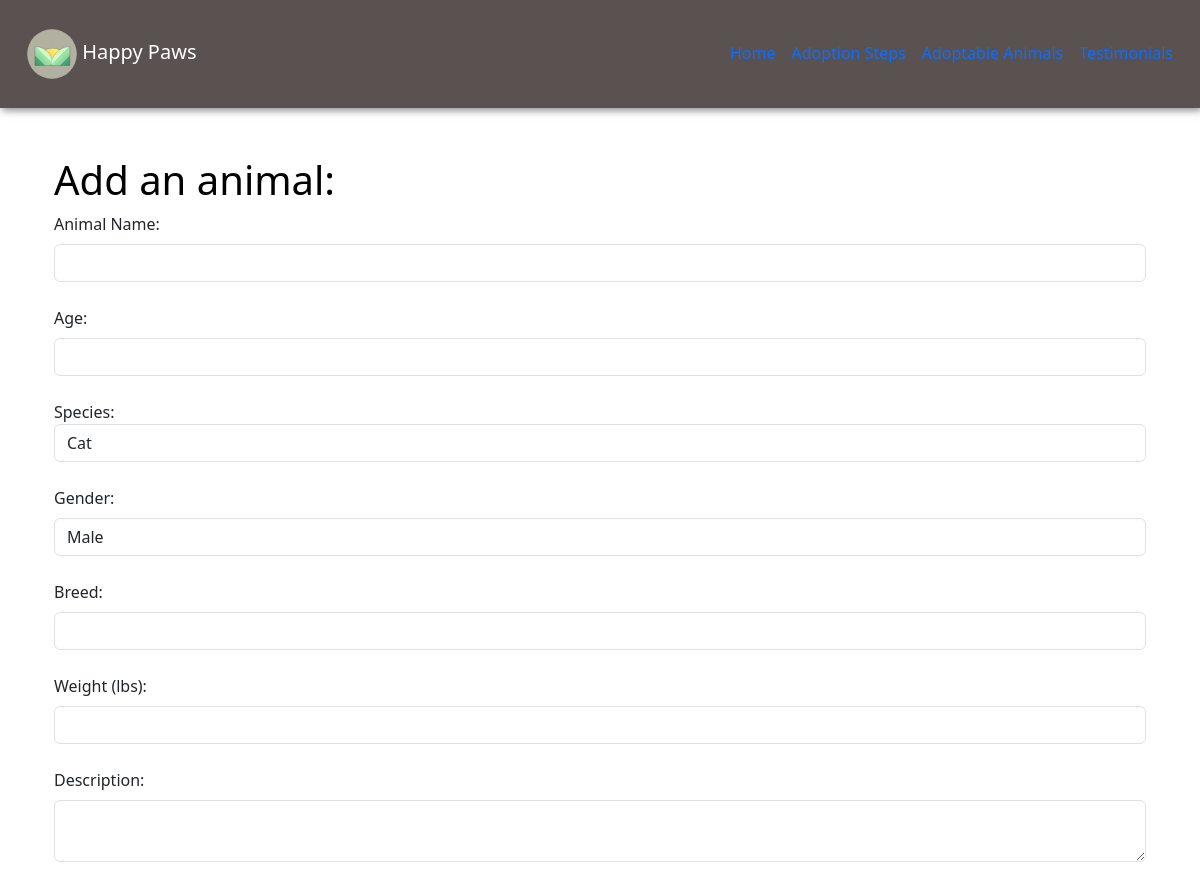
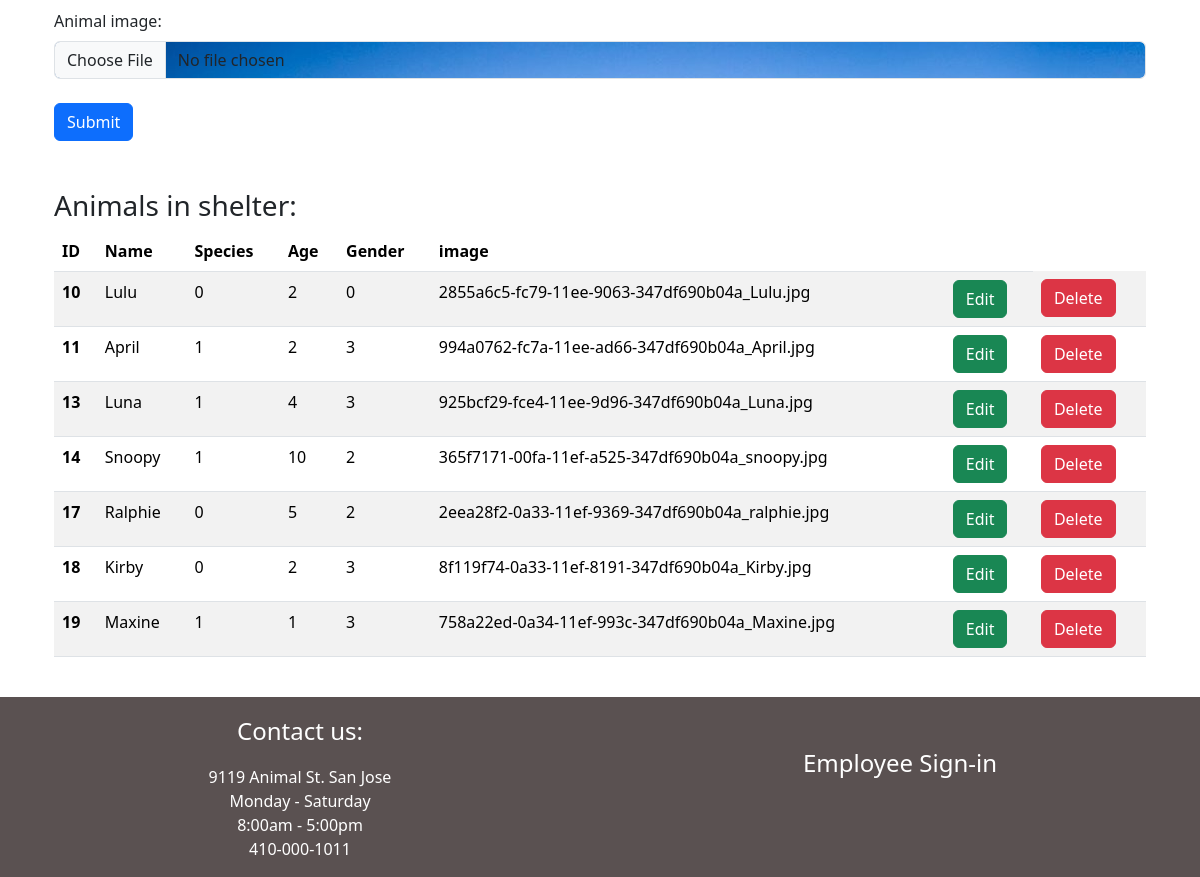
Screenshot of /Animals/Add_Animal with the database file from the repository (2 pictures, top to bottom).
### app.py (models this page shows, shortened)
class Animal(db.Model):
    __tablename__ = 'animals'
    id = db.Column(db.Integer, primary_key=True)
    name = db.Column(db.String(5), nullable=False)
    age = db.Column(db.Integer, nullable=True)
    species = db.Column(db.Integer, nullable=False)
    gender = db.Column(db.Integer, nullable=False)
    breed = db.Column(db.String(150), nullable=True)
    weight = db.Column(db.Numeric, nullable=True)
    description = db.Column(db.Text, nullable=True)
    image_path = db.Column(db.String(), nullable=True)
    date_added = db.Column(db.DateTime, default=datetime.utcnow)

### app.py (the view, shortened to what this page needs)
@app.route('/Animals/Add_Animal', methods=['GET', 'POST'])
def add_animal():
    name = None
    form = animalForm()
    all_animals = Animal.query.order_by(Animal.id)
    return render_template('add_animal.html',
        form = form,
        all_animals=all_animals)

### app.py
class animalForm(FlaskForm):
    name = StringField("Animal Name: ", validators=[DataRequired()])
    age = IntegerField("Age: ", validators=[DataRequired(), NumberRange(min=0, message = "Input must be greater than 0.")])
    species = SelectField(u"Species: ",  choices=[(0, 'Cat'),(1, 'Dog')], validators=[DataRequired()])
    gender = SelectField(u"Gender: ", choices=[(0, 'Male'),(1, 'Female'), (2, 'Neutered Male'), (3, 'Spayed Female')], validators=[DataRequired(),] )
    breed = StringField("Breed: ", validators=[Optional()])
    weight = DecimalField("Weight (lbs): ", validators=[Optional()])
    description = TextAreaField('Description: ', [validators.optional(), validators.length(max=800)])
    image = FileField("Animal image: ")
    submit = SubmitField("Submit")

### templates/add_animal.html (shortened to what this page needs)
{% extends "base.html" %}
{%block body%}
<div class="container p-4">
    <div class="d-flex justify-content-left">
        <h1> Add an animal: </h1>
    </div>
    <div>
        <form method="POST" enctype="multipart/form-data">
            {{ form.name.label(class="form-label") }}
            {{ form.name(class="form-control") }}
            {{ form.age.label(class="form-label") }}
            {{ form.age(class="form-control") }}
            {{ form.species.label(class="form=label") }}
            {{ form.species(class="form-control") }}
            {{ form.gender.label(class="form-label") }}
            {{ form.gender(class="form-control") }}
            {{ form.breed.label(class="form-label") }}
            {{ form.breed(class="form-control") }}
            {{ form.weight.label(class="form-label") }}
            {{ form.weight(class="form-control") }}
            {{ form.description.label(class="form-label") }}
            {{ form.description(class="form-control", maxlength="1000") }}
            {{ form.image.label(class="form-label") }}
            {{ form.image(class="form-control") }}
            {{ form.submit(class="btn btn-primary") }}
        </form>
    </div>
    <div class="d-flex justify-content-left">
        <h3> Animals in shelter: </h3>
    </div>
    <table class="table table-hover table-striped">
        <thead>
          <tr>
            <th scope="col">ID</th>
            <th scope="col">Name</th>
            <th scope="col">Species</th>
            <th scope="col">Age</th>
            <th scope="col">Gender</th>
            <th scope="col">image</th>
            <th scope="col"></th>
          </tr>
        </thead>
        <tbody>
            {% for animal in all_animals %}
            <tr>
                <th scope="row">{{animal.id}}</th>
                <td>{{animal.name}}</td>
                <td>{{animal.species}}</td>
                <td>{{animal.age}}</td>
                <td>{{animal.gender}}</td>
                <td>{{animal.image_path}}</td>
                <td> <a href="{{url_for('update', id=animal.id)}}" class="btn btn-success" id="update">Edit</a></td>
                <td> <a href="{{url_for('delete', id=animal.id)}}" class="btn btn-danger" id="delete">Delete</a></td>
            </tr>
            {% endfor %}
        </tbody>
      </table>
</div>
{%endblock%}

### static/styles/main.css (style rules this page uses)
h1 { text-align: center; color: black; }

### templates/base.html (style rules this page uses)
#image { background-image: url('../static/images/san_jose.jpg'); background-color: white; }

### rows the page displays
Animal: id "10", name "Lulu", species "0", age "2", gender "0", image_path "2855a6c5-fc79-11ee-9063-347df690b04a_Lulu.jpg"
Animal: id "11", name "April", species "1", age "2", gender "3", image_path "994a0762-fc7a-11ee-ad66-347df690b04a_April.jpg"
Animal: id "13", name "Luna", species "1", age "4", gender "3", image_path "925bcf29-fce4-11ee-9d96-347df690b04a_Luna.jpg"
Animal: id "14", name "Snoopy", species "1", age "10", gender "2", image_path "365f7171-00fa-11ef-a525-347df690b04a_snoopy.jpg"
Animal: id "17", name "Ralphie", species "0", age "5", gender "2", image_path "2eea28f2-0a33-11ef-9369-347df690b04a_ralphie.jpg"
Animal: id "18", name "Kirby", species "0", age "2", gender "3", image_path "8f119f74-0a33-11ef-8191-347df690b04a_Kirby.jpg"
Animal: id "19", name "Maxine", species "1", age "1", gender "3", image_path "758a22ed-0a34-11ef-993c-347df690b04a_Maxine.jpg"
